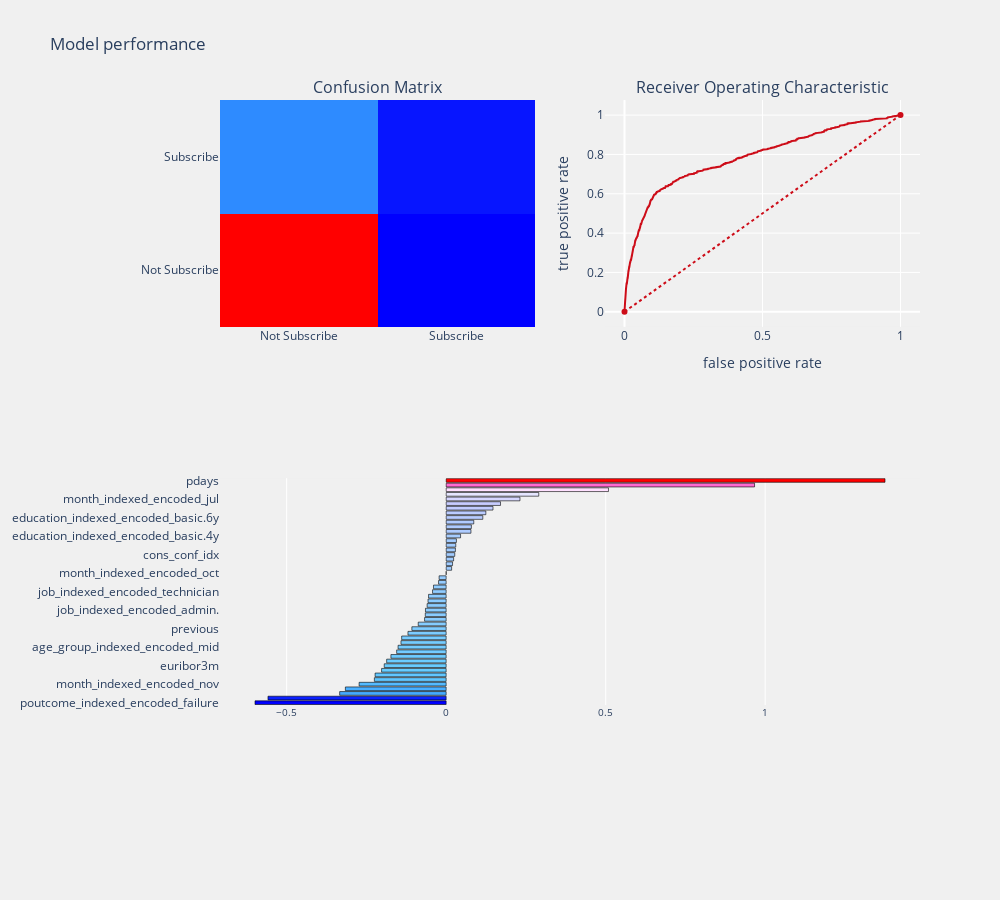

Notebook code cell kept with this figure:
### Code cell
select_model_prediction(logr, trainingData, testData)

### Figure 1 — Plotly figure (JSON) as saved in the notebook; plotly's stock layout.template omitted (floating-point values rounded to 4 significant figures; data arrays with more than 128 entries replaced by an {"elided": "..."} marker saying what was removed)
{"data": [{"colorscale": [[0, "rgb(0,0,255)"], [0.1, "rgb(51,153,255)"], [0.2, "rgb(102,204,255)"], [0.3, "rgb(153,204,255)"], [0.4, "rgb(204,204,255)"], [0.5, "rgb(255,255,255)"], [0.6, "rgb(255,204,255)"], [0.7, "rgb(255,153,255)"], [0.8, "rgb(255,102,204)"], [0.9, "rgb(255,102,102)"], [1, "rgb(255,0,0)"]], "name": "Confusion_matrix", "showscale": false, "type": "heatmap", "x": ["Not Subscribe", "Subscribe"], "xaxis": "x", "y": ["Not Subscribe", "Subscribe"], "yaxis": "y", "z": [[7102, 111], [747, 205]]}, {"line": {"color": "rgb(205, 12, 24)", "width": 2}, "name": "Roc: 0.7903026344362926", "type": "scatter", "x": {"elided": "1916 float values"}, "xaxis": "x2", "y": {"elided": "1916 float values"}, "yaxis": "y2"}, {"line": {"color": "rgb(205, 12, 24)", "dash": "dot", "width": 2}, "type": "scatter", "x": [0, 1], "xaxis": "x2", "y": [0, 1], "yaxis": "y2"}, {"marker": {"color": [-0.5992, -0.5585, -0.3338, -0.316, -0.2728, -0.2251, -0.2227, -0.2024, -0.1941, -0.1865, -0.1732, -0.1552, -0.1507, -0.1417, -0.1395, -0.1198, -0.1075, -0.08756, -0.06771, -0.06545, -0.06489, -0.05965, -0.05683, -0.05519, -0.04272, -0.03974, -0.02389, -0.02211, -3.253e-05, 0.01705, 0.02004, 0.02335, 0.02693, 0.02899, 0.03014, 0.03214, 0.04515, 0.07768, 0.07902, 0.08656, 0.1149, 0.1244, 0.1468, 0.1704, 0.2313, 0.2902, 0.5087, 0.9666, 1.376], "colorscale": [[0, "rgb(0,0,255)"], [0.1, "rgb(51,153,255)"], [0.2, "rgb(102,204,255)"], [0.3, "rgb(153,204,255)"], [0.4, "rgb(204,204,255)"], [0.5, "rgb(255,255,255)"], [0.6, "rgb(255,204,255)"], [0.7, "rgb(255,153,255)"], [0.8, "rgb(255,102,204)"], [0.9, "rgb(255,102,102)"], [1, "rgb(255,0,0)"]], "line": {"color": "black", "width": 0.6}}, "orientation": "h", "type": "bar", "x": [-0.5992, -0.5585, -0.3338, -0.316, -0.2728, -0.2251, -0.2227, -0.2024, -0.1941, -0.1865, -0.1732, -0.1552, -0.1507, -0.1417, -0.1395, -0.1198, -0.1075, -0.08756, -0.06771, -0.06545, -0.06489, -0.05965, -0.05683, -0.05519, -0.04272, -0.03974, -0.02389, -0.02211, -3.253e-05, 0.01705, 0.02004, 0.02335, 0.02693, 0.02899, 0.03014, 0.03214, 0.04515, 0.07768, 0.07902, 0.08656, 0.1149, 0.1244, 0.1468, 0.1704, 0.2313, 0.2902, 0.5087, 0.9666, 1.376], "xaxis": "x3", "y": ["poutcome_indexed_encoded_failure", "month_indexed_encoded_may", "month_indexed_encoded_sep", "job_indexed_encoded_blue-collar", "month_indexed_encoded_nov", "job_indexed_encoded_housemaid", "day_of_week_indexed_encoded_mon", "job_indexed_encoded_services", "euribor3m", "nr_employed", "job_indexed_encoded_entrepreneur", "poutcome_indexed_encoded_nonexistent", "age_group_indexed_encoded_mid", "default_indexed_encoded_unknown", "job_indexed_encoded_self-employed", "month_indexed_encoded_aug", "previous", "job_indexed_encoded_unemployed", "education_indexed_encoded_basic.9y", "job_indexed_encoded_management", "job_indexed_encoded_admin.", "education_indexed_encoded_professional.course", "age_group_indexed_encoded_low", "campaign", "job_indexed_encoded_technician", "loan_indexed_encoded_yes", "housing_indexed_encoded_yes", "education_indexed_encoded_high.school", "month_indexed_encoded_oct", "housing_indexed_encoded_no", "education_indexed_encoded_university.degree", "loan_indexed_encoded_no", "cons_conf_idx", "day_of_week_indexed_encoded_tue", "day_of_week_indexed_encoded_thu", "cons_price_idx", "education_indexed_encoded_basic.4y", "marital_indexed_encoded_married", "day_of_week_indexed_encoded_wed", "marital_indexed_encoded_single", "education_indexed_encoded_basic.6y", "job_indexed_encoded_retired", "default_indexed_encoded_no", "month_indexed_encoded_apr", "month_indexed_encoded_jul", "month_indexed_encoded_jun", "contact_indexed_encoded_cellular", "month_indexed_encoded_mar", "pdays"], "yaxis": "y3"}], "layout": {"annotations": [{"font": {"size": 16}, "showarrow": false, "text": "Confusion Matrix", "x": 0.225, "xanchor": "center", "xref": "paper", "y": 1, "yanchor": "bottom", "yref": "paper"}, {"font": {"size": 16}, "showarrow": false, "text": "Receiver Operating Characteristic", "x": 0.775, "xanchor": "center", "xref": "paper", "y": 1, "yanchor": "bottom", "yref": "paper"}], "autosize": false, "height": 900, "margin": {"b": 195}, "paper_bgcolor": "rgba(240, 240, 240, 0.95)", "plot_bgcolor": "rgba(240, 240, 240, 0.95)", "showlegend": false, "title": {"text": "Model performance"}, "width": 1000, "xaxis": {"anchor": "y", "domain": [0, 0.45]}, "xaxis2": {"anchor": "y2", "domain": [0.55, 1], "title": {"text": "false positive rate"}}, "xaxis3": {"anchor": "y3", "domain": [0, 1], "showgrid": true, "tickangle": 0, "tickfont": {"size": 10}}, "yaxis": {"anchor": "x", "domain": [0.625, 1]}, "yaxis2": {"anchor": "x2", "domain": [0.625, 1], "title": {"text": "true positive rate"}}, "yaxis3": {"anchor": "x3", "domain": [0, 0.375]}}}
